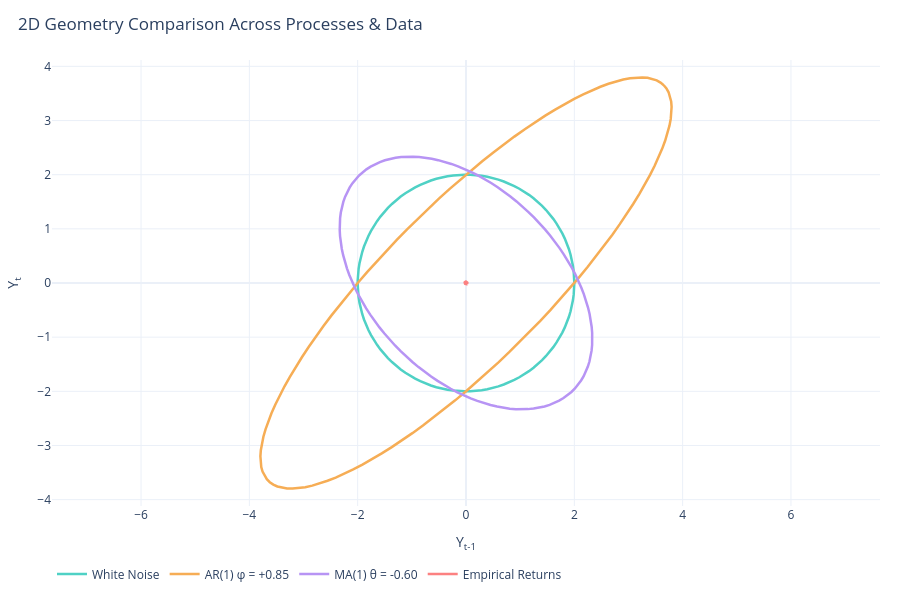
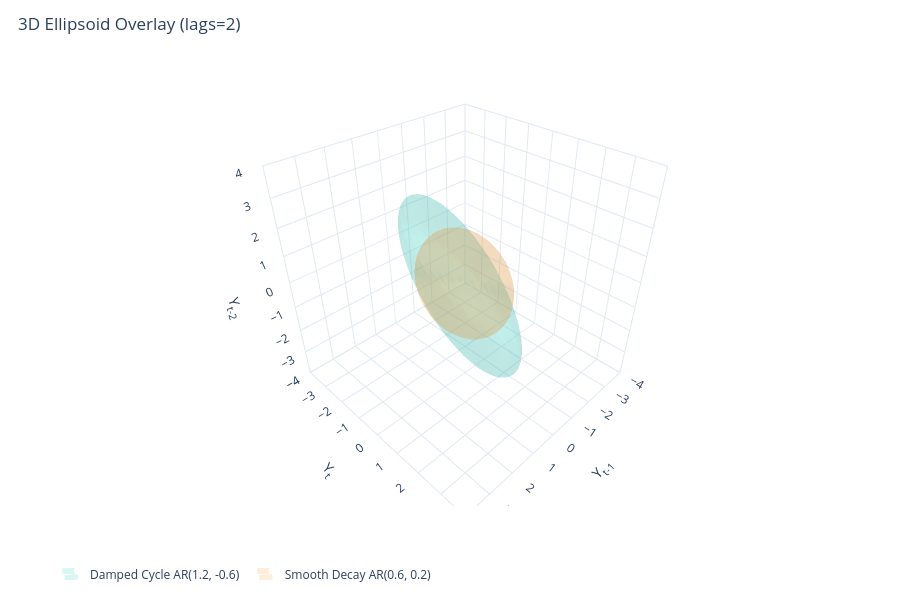

Notebook code cell kept with these figures, in order:
### Markdown cell above
Changing `step` to $1$ or $16$ will not change the picture much (there will be some changes though), it mostly affects how far the window slides every step. 
- `step=15`: First Window is $15^{th}$, second is $90^{th}$ which we reach in $6$ steps.
- `step=1`: First Window is the $1^{st}$ one itself and second is $85^{th}$ one which takes us $85$ steps.

**Remark:** If we want to examine more closely, we can just plot $24$ of them (will record the cloud every $1506/24=62.75\,\sim$ 2 months).

### Code cell
# Compare 2D ellipses across distinct processes and empirical data
clouds_2d = {
    "White Noise":       ls.LagCloud.from_process(ls.ARMAProcess(), lags=1),
    "AR(1) φ = +0.85":   ls.LagCloud.from_process(ls.ARMAProcess(ar=[0.85]), lags=1),
    "MA(1) θ = -0.60":   ls.LagCloud.from_process(ls.ARMAProcess(ma=[-0.60]), lags=1),
    "Empirical Returns": ls.LagCloud.from_data(returns, lags=1),
}
lsp.plot_ellipses(clouds_2d, radius=2.0, title="2D Geometry Comparison Across Processes & Data").show()

# Overlay 3D ellipsoids for two AR(2) regimes
clouds_3d = {
    "Damped Cycle AR(1.2, -0.6)": ls.LagCloud.from_process(ls.ARMAProcess(ar=[1.2, -0.6]), lags=2),
    "Smooth Decay AR(0.6, 0.2)":  ls.LagCloud.from_process(ls.ARMAProcess(ar=[0.6, 0.2]), lags=2),
}
lsp.plot_ellipses(clouds_3d, radius=2.0, title="3D Ellipsoid Overlay (lags=2)").show()
